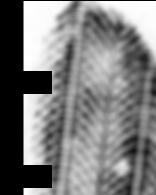
#> input picture images/q3/00001_1.png, 156 x 195 px
$ python projectIM2020_q3.py   (older library calls are emulated)
#> lines starting #> are read from the running program, lines starting #| are printed output that depends on the picture
### Students: Ofir Cohen, Saar Weitzman ###
### ID: 312255847, 204175137 ###
### Date: 29/3/2020 ###

############################ IMPORTS ##############################
import cv2
import numpy as np
from matplotlib import pyplot as plt
from skimage.measure import compare_ssim as ssim
###################################################################


# [103 lines left out: functions fix_img_size, mse, input_image, adjust_db_image_to_input, get_input_img, find_similar_db_image and 1 more, not called in this run]


def get_img_name(num):
    '''
    The function gets a number and return back the name of the image need to be pulled next from the DB
    '''
    length, img_name = len(str(num)), ""
    for _ in range(5 - length):
        img_name += "0"

    if num == 0:
        img_name += "0"  # the first picture in database has 6 digits, all the others have 5 digits
    img_name += "{}".format(num)
    return img_name


def get_input_img_for_comparison(img_name):
    '''
    The function gets an input image name, read it, clean it for a better matching and returns it
    '''
#> called with img_name = '00001_1.png'
    input_img = cv2.imread("images/q3/{}".format(img_name))
#> input_img is the input picture: shape (195, 156, 3); min 0, max 255, mean 124.1
    kernel = np.ones((3,3), np.uint8) # kernel for the morphologyEx- to get rid from the noise
    improved_img = cv2.morphologyEx(input_img, cv2.MORPH_CLOSE, kernel)
    blurred_input_img = cv2.blur(improved_img, (5,5))
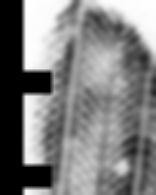
#> blurred_input_img: shape (195, 156, 3); min 0, max 255, mean 125.7
    return blurred_input_img, input_img


def sift_algorithm(input_img, db_img):
    '''
    The function runs sift algorithm on input_img and db_img, find the number of good points in the comparison and returns that number
    '''
    sift = cv2.xfeatures2d.SIFT_create()
    key_point_1, desc_1 = sift.detectAndCompute(input_img, None)
#> key_point_1 = 74 keypoints; strongest (x, y, size): (37, 54, 21.8), (33, 105, 16), (40, 82, 15.4), (122, 167, 9.3)
#> (the run stopped early here; a loop or call above may not have finished)
